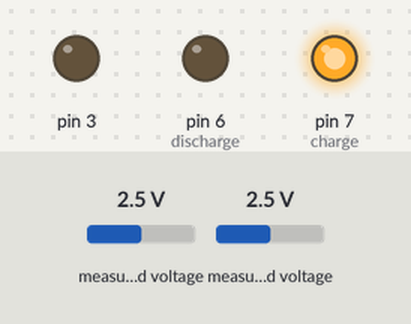
The sketch below on a simulated Arduino Uno, built with avr-gcc and run on an emulated ATmega328P. Shown: output pins drawn as LEDs (lit = HIGH). Inputs (shaded band) come from the test bench; at power-on: measured voltage 2.5 V. Storage starts empty; what the sketch prints to the serial monitor is not drawn.

Above: at 0.1 s.
At 3.5 s:
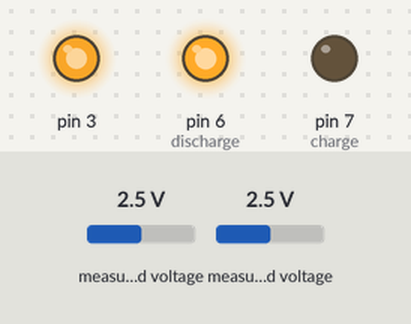
At 6.83 s:
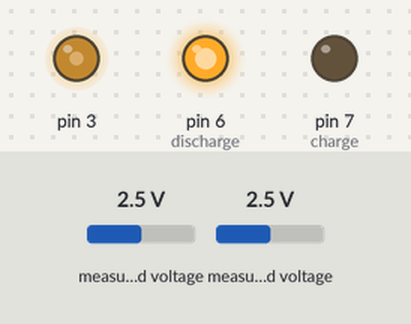
At 10.2 s:
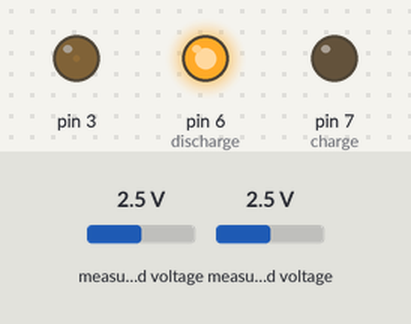
Timing chart, 0 to 11.7 s (numbered marks = the images above):
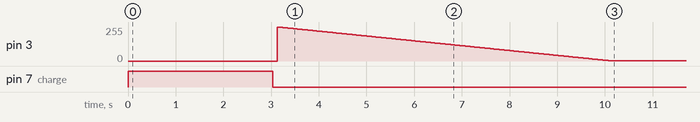

The sketch:

ADS1115_SDCARD.ino
```cpp
/*
 * Author: Murilo Fabricio
 * IC_IFSP
 * Data Logger using SD card, analog pins A0 and A1.
 * D6 and D7 will control the charge of a capacitor.
 * A0 and A1 will take the value of the voltage and current of my solar panel.
 * Hardware:
 * SD Card
 *
 * > CS   - pin 10
 * > MOSI - pin 11
 * > MISO - pin 12
 * > CLK  - pin 13
 *
 * > Charge - pin D7
 * > Discharge - pin D6
 *
*/
#include <SD.h>
#include <Wire.h>
#include <Adafruit_ADS1015.h>
Adafruit_ADS1115 ads;  /* Use this for the 16-bit version */

// ---    Parameters    --- \\
// ---    Hardware Mapping    --- \\
// -- CAP
#define discharge 6
#define charge 7
// -- SD Card
#define CS_pin   10                 //SPI, CS_pin D10

File myFile;                           //pointer for the file

// ---    Globals Variables   --- \\

int unsigned count = 0;             //Auxiliar for Interrupt from Timer2

float voltageValue;                 //Voltage Value after the calculation
float currentValue;                 //Current Value after the calculation

float static rVoltage=5.78;        //Voltage divider relation for voltage measure
float static rCurrent=5.97;        //Voltage divider relation for current measure

// ---    Interrup Routine  ---

int unsigned num = 255;

// --- Initials Setup ---
void setup()
{
  pinMode(charge,OUTPUT);
  pinMode(discharge,OUTPUT);

  ads.begin();
  ads.setGain(GAIN_ONE);        // 1x gain   +/- 4.096V  1 bit = 2mV      0.125mV

  //Start discharging the CAP.
  digitalWrite(charge, HIGH);
  digitalWrite(discharge, !digitalRead(charge));

  Serial.begin(9600);
  while (!Serial) {  ;   }                        //Wait till the serial monitor

  Serial.print("Starting SD card.....");

  pinMode(CS_pin, OUTPUT);                        //Setup output at Chip Select

  if (!SD.begin(CS_pin))                          //Test opening of the SD card
  {
    Serial.println("Failed to open the SD!");     //Error
    return;                                       //retorn
  }

  //Success

  Serial.println("Success starting SD Card!");    //Started Successfully


  myFile = SD.open("dados2.csv", FILE_WRITE);     //Open the file to write


  if (myFile)                                     //Success to open?
  {                                               //Yes...
    myFile.println(", ,"); //
    String header = "Voltage_SOLAR_PANEL, CURRENT";
    myFile.println(header);
    myFile.close();
    Serial.println(header);
  } //end if
  else                                            //Nope...
  {
    Serial.println("Error during the opening of the file...");
                                                  //Inform about the error
  }
   delay(3000);

   digitalWrite(charge, LOW);
   delay(100);
   digitalWrite(discharge, HIGH);


   //digitalWrite(discharge, HIGH);
   //digitalWrite(charge, LOW);

} //end setup


// --- Loop ---
void loop()
{
   analogWrite(3, num);
   // Wait Interrup...

   // Overflow = Timer2_cont x prescaler x machine_cycle

   // machine_cycle = 1/Fosc = 1/16E6 = 62,5ns = 62,5E-9s

   // Overflow = (256 - 100) x 1024 x 62,5E-9 = 9,98ms

   // Overflow x count = 9,98ms x 100 =~ 1s

   File myFile = SD.open("dados2.csv", FILE_WRITE);

   //Get the Voltage ---------------- |
   int16_t adc0, adc1;

  adc0 = ads.readADC_SingleEnded(0);
  adc1 = ads.readADC_SingleEnded(1);
  //Serial.print("AIN0: "); Serial.print(adc0); Serial.print("\t "); Serial.println(adc0*0.125*5.97/1000);
  voltageValue=(adc1*0.125*5.78/1000);
  //Serial.print("AIN1: "); Serial.print(adc1); Serial.print("\t "); Serial.println(adc1*0.125*5.78/1000);
  currentValue=(adc0*0.125*5.97);
  //Serial.println(" ");


   //End calculation ------------------------------------------ |
   //Writing...
   if(myFile)
   {
      myFile.println(String(voltageValue) + ", " + String(currentValue/5.5)); //Save the values
   }
   else
   {
      Serial.println("Error during the opening of file to write the final value!!"); //Error
   }

   num=num-1;
   while(num==0) Serial.println("END"); //Stop the loop after 1000 measurements
   myFile.close();

} //end loop
```
